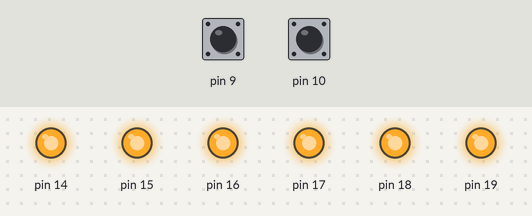
This sketch was run on a simulated Arduino Uno, built for the host (arithmetic inside an expression is 32-bit, double 64-bit). On the bench: output pins drawn as LEDs (lit = HIGH). The inputs (shaded band) are chosen by the test bench; at power-on: pin 9 HIGH, pin 10 HIGH. What the sketch prints to the serial monitor is not drawn.

Above: at 1.2 s.
1.3 s: pin 9 pulled LOW for 0.15 s
At 1.37 s:
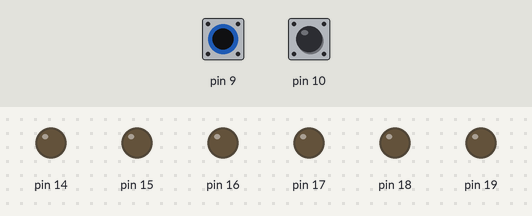
2.9 s: pin 9 pulled LOW for 3.2 s
At 7.1 s:
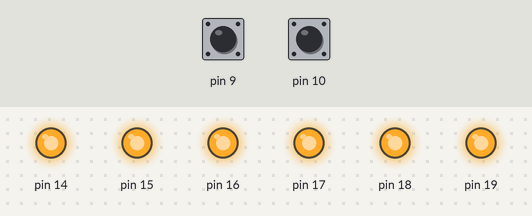
7.6 s: pin 10 pulled LOW for 3.2 s
At 8.3 s:
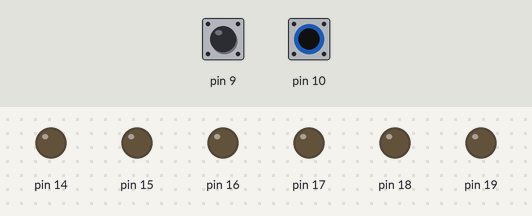
Timing chart, 0 to 12.3 s (numbered marks = the images above; inputs shaded):
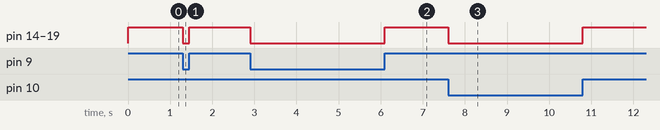

The sketch:

sw.ino
```cpp
#define IN1 PIN_PB2
#define IN2 PIN_PB1
#define OUT1 PIN_PC5
#define OUT2 PIN_PC4
#define OUT3 PIN_PC2
#define OUT4 PIN_PC3
#define OUT1_12V PIN_PC1
#define OUT2_12V PIN_PC0

#define OUT_ON(pin) digitalWrite(pin, LOW)
#define OUT_OFF(pin) digitalWrite(pin, HIGH)

#define OUT_12V_ON(pin) digitalWrite(pin, HIGH)
#define OUT_12V_OFF(pin) digitalWrite(pin, LOW)

#define PTT_ON(pin) !digitalRead(pin)

void setup() {
  Serial.begin(115200);
  Serial.println("PA Sequencer 2022");

  pinMode(IN1, INPUT_PULLUP);
  pinMode(IN2, INPUT_PULLUP);
  pinMode(OUT1, OUTPUT);
  pinMode(OUT2, OUTPUT);
  pinMode(OUT3, OUTPUT);
  pinMode(OUT4, OUTPUT);
  pinMode(OUT1_12V, OUTPUT);
  pinMode(OUT2_12V, OUTPUT);

  OUT_OFF(OUT1);
  OUT_OFF(OUT2);
  OUT_OFF(OUT3);
  OUT_OFF(OUT4);
  OUT_12V_OFF(OUT1_12V);
  OUT_12V_OFF(OUT2_12V);
}

void loop() {
  if(PTT_ON(IN1) || PTT_ON(IN2))
  {
    OUT_12V_OFF(OUT1_12V);
    OUT_12V_OFF(OUT2_12V);
    OUT_ON(OUT1);
    OUT_ON(OUT2);
    OUT_ON(OUT3);
    OUT_ON(OUT4);
  }
  else
  {
    OUT_12V_ON(OUT1_12V);
    OUT_12V_ON(OUT2_12V);
    OUT_OFF(OUT1);
    OUT_OFF(OUT2);
    OUT_OFF(OUT3);
    OUT_OFF(OUT4);
  }

//  Serial.print(digitalRead(OUT1));
//  Serial.print(",");
//  Serial.print(digitalRead(OUT2));
//  Serial.print(",");
//  Serial.print(digitalRead(OUT3));
//  Serial.print(",");
//  Serial.print(digitalRead(OUT4));
//  Serial.print(",");
//  Serial.print(digitalRead(OUT1_12V));
//  Serial.print(",");
//  Serial.println(digitalRead(OUT2_12V));
//  delay(100);
}
```

Measured:
- after the input at 1.3 s, pin 14–19: HIGH → LOW at once, → HIGH 0.15 s later
- after the input at 2.9 s, pin 14–19: HIGH → LOW at once, → HIGH 3.2 s later
- after the input at 7.6 s, pin 14–19: HIGH → LOW at once, → HIGH 3.2 s later
